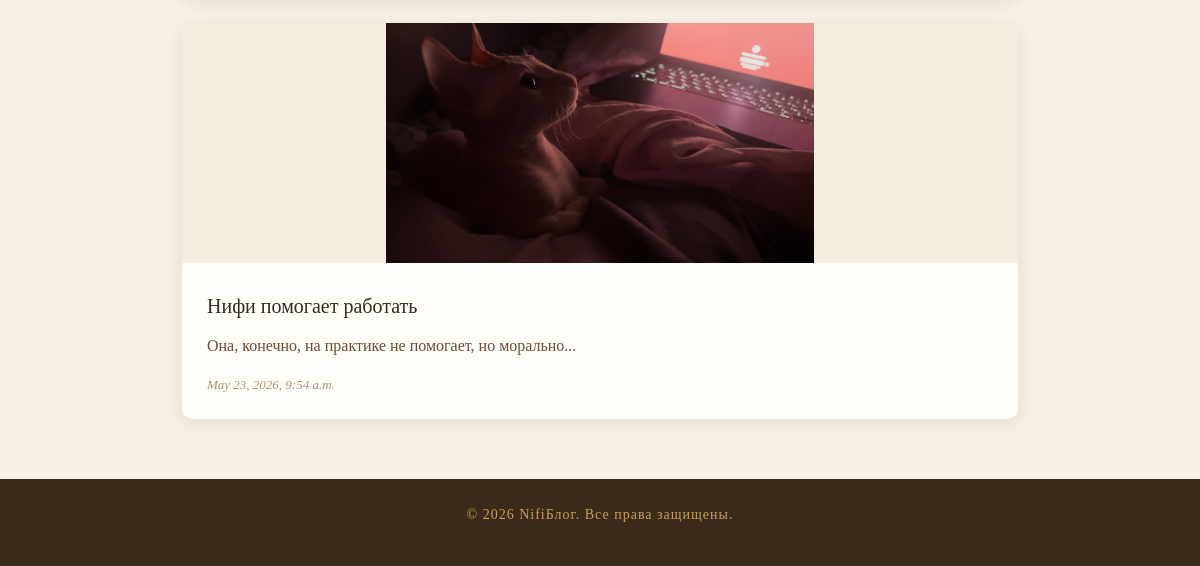
The page /articles/ (lower part) on the database as committed earlier.
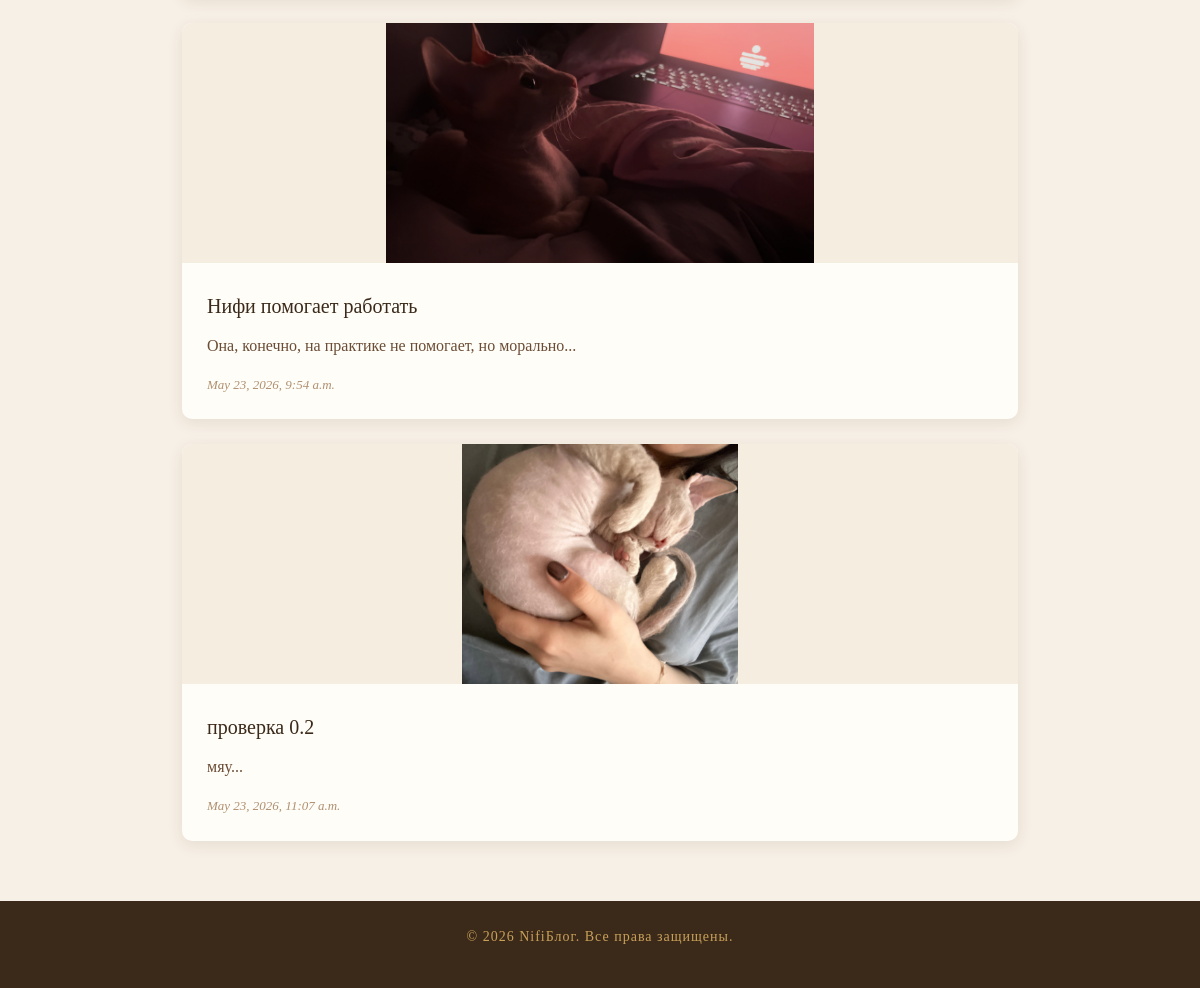
The same page on the database as committed later.
### articles/models.py (models this page shows, shortened)
class Article(models.Model):
    title = models.CharField(max_length=200)
    slug = models.SlugField()
    body = models.TextField()
    date = models.DateTimeField(auto_now_add=True)
    thumbnail = models.ImageField(upload_to='images/', blank=True, default='images/default.jpg')
    author = models.ForeignKey(User, default=None, null=True, on_delete=models.CASCADE)
    def snippet(self):
        return self.body[0:50] + '...'

### articles/views.py (the view)
# urls.py: path('', views.article_list, name='list'),
def article_list(request):
    articles = Article.objects.all().order_by('date')
    return render(request, template_name='articles/article_list.html', context={'articles': articles})

### articles/templates/articles/article_list.html (shortened to what this page needs)
{% extends "base_layout.html" %}
{% block content %}
<div class="container mt-4">
    <div class="articles">
        {% for element in articles %}
        <div class="article__item">
            {% if element.thumbnail %}
            <img src="{{ element.thumbnail.url }}" alt="{{ element.title }}">
            {% endif %}
            <div class="article__item-body">
                <h2>
                    <a href="{% url 'articles:article_detail' slug=element.slug %}">
                        {{ element.title }}
                    </a>
                </h2>
                <p>{{ element.snippet }}</p>
                <time>{{ element.date }}</time>
            </div>
        </div>
        {% endfor %}
    </div>
</div>
{% endblock content %}

Rows that differ between the two databases and show on the page:
added Article: thumbnail (placeholder picture), title "проверка 0.2", snippet "мяу...", date "May 23, 2026, 11:07 a.m."
